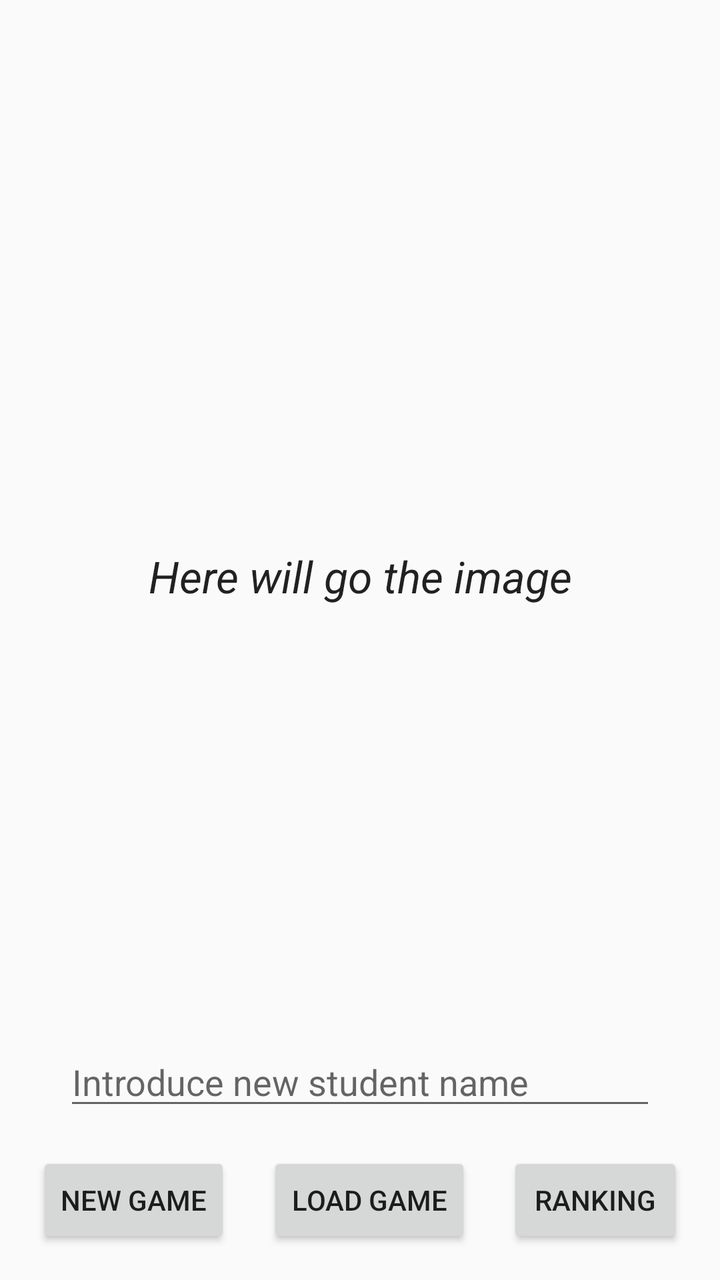
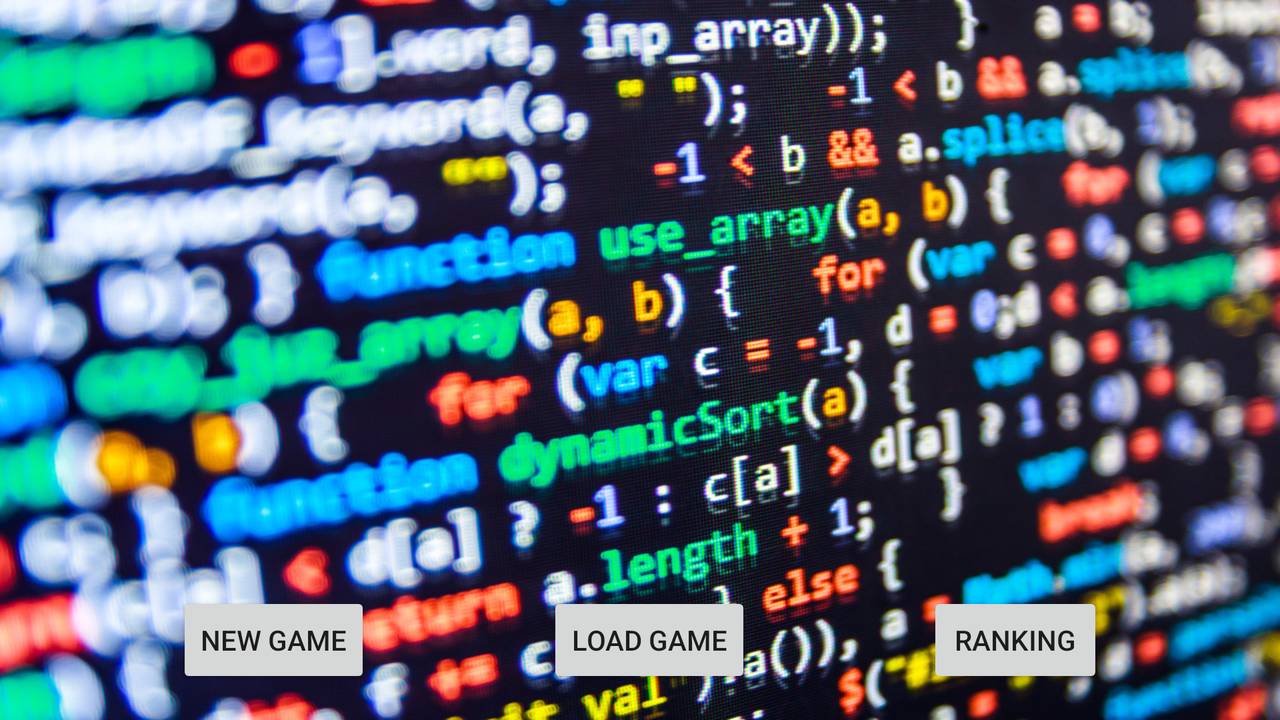

First picture: res/layout/ on a phone held upright. Second picture: the repository's own variant of that layout, on a device whose configuration matches the variant's folder. Source for both follows.
<!-- AndroidManifest.xml: application theme AppTheme -->
<!-- res/layout/activity_start_menu.xml -->
<?xml version="1.0" encoding="utf-8"?>
<android.support.constraint.ConstraintLayout xmlns:android="http://schemas.android.com/apk/res/android"
    xmlns:app="http://schemas.android.com/apk/res-auto"
    xmlns:tools="http://schemas.android.com/tools"
    android:layout_width="match_parent"
    android:layout_height="match_parent"
    tools:context=".activities.StartMenuActivity">

    <TextView
        android:id="@+id/prototypeCover"
        android:layout_width="wrap_content"
        android:layout_height="wrap_content"
        android:layout_marginBottom="8dp"
        android:layout_marginEnd="8dp"
        android:layout_marginLeft="8dp"
        android:layout_marginRight="8dp"
        android:layout_marginStart="8dp"
        android:layout_marginTop="8dp"
        android:gravity="center"
        android:text="Here will go the image"
        android:textAppearance="@style/TextAppearance.AppCompat.Large"
        android:textStyle="italic"
        app:layout_constraintBottom_toTopOf="@+id/loadButtonId"
        app:layout_constraintEnd_toEndOf="parent"
        app:layout_constraintStart_toStartOf="parent"
        app:layout_constraintTop_toTopOf="parent" />

    <Button
        android:id="@+id/newGameButtonId"
        android:layout_width="wrap_content"
        android:layout_height="wrap_content"
        android:layout_marginBottom="16dp"
        android:onClick="onNewGameButtonClicked"
        android:text="@string/new_game"
        app:layout_constraintBottom_toBottomOf="parent"
        app:layout_constraintEnd_toStartOf="@+id/loadButtonId"
        app:layout_constraintStart_toStartOf="parent" />

    <Button
        android:id="@+id/loadButtonId"
        android:layout_width="wrap_content"
        android:layout_height="wrap_content"
        android:layout_marginBottom="16dp"
        android:onClick="onLoadGameClicked"
        android:text="@string/load_game"
        app:layout_constraintBottom_toBottomOf="parent"
        app:layout_constraintEnd_toStartOf="@+id/rankingButtonId"
        app:layout_constraintStart_toEndOf="@+id/newGameButtonId" />

    <Button
        android:id="@+id/rankingButtonId"
        android:layout_width="wrap_content"
        android:layout_height="wrap_content"
        android:layout_marginBottom="16dp"
        android:onClick="onRankingClicked"
        android:text="@string/ranking"
        app:layout_constraintBottom_toBottomOf="parent"
        app:layout_constraintEnd_toEndOf="parent"
        app:layout_constraintStart_toEndOf="@+id/loadButtonId" />

    <EditText
        android:id="@+id/newPlayerNameEditTextId"
        android:layout_width="0dp"
        android:layout_height="wrap_content"
        android:layout_marginBottom="16dp"
        android:layout_marginEnd="32dp"
        android:layout_marginLeft="32dp"
        android:layout_marginRight="32dp"
        android:layout_marginStart="32dp"
        android:ems="10"
        android:hint="@string/new_player"
        android:inputType="textPersonName"
        app:layout_constraintBottom_toTopOf="@+id/loadButtonId"
        app:layout_constraintEnd_toEndOf="parent"
        app:layout_constraintStart_toStartOf="parent" />
</android.support.constraint.ConstraintLayout>
<!-- resources referenced by this layout -->
<resources>
  <string name="load_game">Load Game</string>
  <string name="new_game">New Game</string>
  <string name="new_player">Introduce new student name</string>
  <string name="ranking">Ranking</string>
  <style name="AppTheme" parent="Theme.AppCompat.Light.DarkActionBar">
          
          <item name="colorPrimary">@color/colorPrimary</item>
          <item name="colorPrimaryDark">@color/colorPrimaryDark</item>
          <item name="colorAccent">@color/colorAccent</item>
      </style>
  <color name="colorPrimary">#292929</color>
  <color name="colorPrimaryDark">#212121</color>
  <color name="colorAccent">#303F9F</color>
</resources>
<!-- res/layout-land/activity_start_menu.xml (the repository's variant of the layout above) -->
<!-- drawn on the phone turned sideways -->
<?xml version="1.0" encoding="utf-8"?>
<android.support.constraint.ConstraintLayout xmlns:android="http://schemas.android.com/apk/res/android"
    xmlns:app="http://schemas.android.com/apk/res-auto"
    xmlns:tools="http://schemas.android.com/tools"
    android:layout_width="match_parent"
    android:layout_height="match_parent"
    android:background="@drawable/cover2"
    tools:context=".activities.StartMenuActivity">

    <Button
        android:id="@+id/newGameButtonId"
        android:layout_width="wrap_content"
        android:layout_height="wrap_content"
        android:layout_marginBottom="16dp"
        android:onClick="onNewGameButtonClicked"
        android:text="@string/new_game"
        app:layout_constraintBottom_toBottomOf="parent"
        app:layout_constraintEnd_toStartOf="@+id/loadButtonId"
        app:layout_constraintStart_toStartOf="parent" />

    <Button
        android:id="@+id/loadButtonId"
        android:layout_width="wrap_content"
        android:layout_height="wrap_content"
        android:layout_marginBottom="16dp"
        android:onClick="onLoadGameClicked"
        android:text="@string/load_game"
        app:layout_constraintBottom_toBottomOf="parent"
        app:layout_constraintEnd_toStartOf="@+id/rankingButtonId"
        app:layout_constraintStart_toEndOf="@+id/newGameButtonId" />

    <Button
        android:id="@+id/rankingButtonId"
        android:layout_width="wrap_content"
        android:layout_height="wrap_content"
        android:layout_marginBottom="16dp"
        android:onClick="onRankingClicked"
        android:text="@string/ranking"
        app:layout_constraintBottom_toBottomOf="parent"
        app:layout_constraintEnd_toEndOf="parent"
        app:layout_constraintStart_toEndOf="@+id/loadButtonId" />

</android.support.constraint.ConstraintLayout>
<!-- resources referenced by the variant -->
<!-- as the phone turned sideways resolves them -->
<resources>
  <!-- drawable cover2: jpg bitmap (drawable, 452265 bytes) -->
  <string name="load_game">Load Game</string>
  <string name="new_game">New Game</string>
  <string name="ranking">Ranking</string>
  <style name="AppTheme" parent="Theme.AppCompat.Light.DarkActionBar">
          
          <item name="colorPrimary">@color/colorPrimary</item>
          <item name="colorPrimaryDark">@color/colorPrimaryDark</item>
          <item name="colorAccent">@color/colorAccent</item>
      </style>
  <color name="colorPrimary">#292929</color>
  <color name="colorPrimaryDark">#212121</color>
  <color name="colorAccent">#303F9F</color>
</resources>
